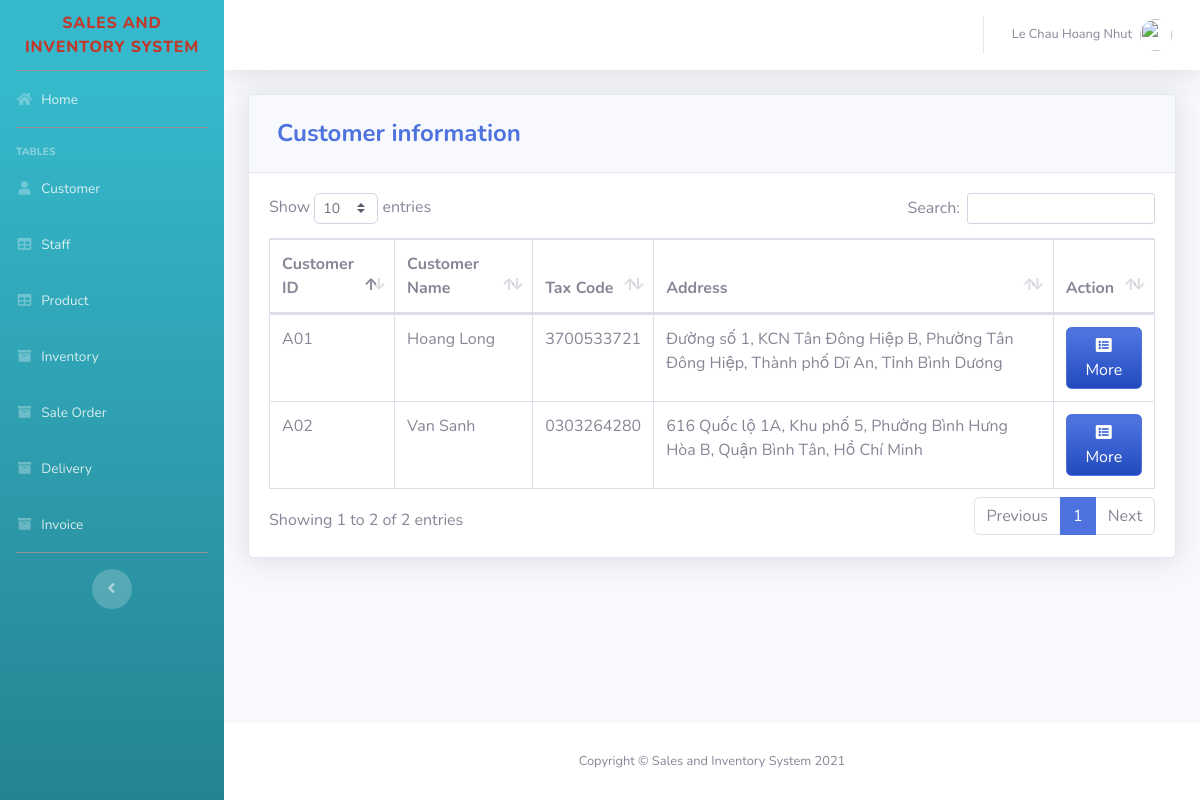
Screenshot of /SourceCode/Sale_Inventory/pages/customer_view.php (signed in) with the database file from the repository.
### tables this page shows
CREATE TABLE `customer` (
  `Customer_ID` varchar(20) NOT NULL,
  `Customer_Name` varchar(50) NOT NULL,
  `Tax_Code` varchar(50) NOT NULL,
  `Address` varchar(100) NOT NULL,
  `Email` varchar(50) NOT NULL,
  `Phone` varchar(50) NOT NULL,
  `Person` varchar(50) NOT NULL,
  `Contact` varchar(50) NOT NULL,
  `Staff_ID` varchar(20) DEFAULT NULL
);

### SourceCode/Sale_Inventory/pages/customer_view.php (the view, shortened to what this page needs)
<?php
$session = $_SESSION["Staff_ID"];
include'../includes/connection.php';
$sql = "SELECT Role_ID FROM Staff WHERE Staff_ID = '$session'";
$res = mysqli_query($conn, $sql);
$ro = mysqli_fetch_array($res);
if($ro[0] == 'AD01'){
    include'../includes/sidebar_Admin.php';
}elseif ($ro[0] == 'A01') {
    include'../includes/sidebar_Acc.php';
}elseif ($ro[0] == 'A02') {
    include'../includes/sidebar_Acc.php';
}elseif ($ro[0] == 'L01') {
    include'../includes/sidebar_Logistics.php';
}elseif ($ro[0] == 'L02') {
    include'../includes/sidebar_Logistics.php';
}elseif ($ro[0] == 'S01') {
    include'../includes/sidebar_Sale.php';
}elseif ($ro[0] == 'S02') {
    include'../includes/sidebar_Sale_Manager.php';
}
?>
        <div class="card shadow mb-4">
            <div class="card-header py-3">
              <h4 class="m-2 font-weight-bold text-primary">Customer information</h4>
            </div>
            <div class="card-body">
              <div class="table-responsive">
                <table class="table table-bordered" id="dataTable" width="100%" cellspacing="0">
                    <?php
                    if($ro[0] == "S01"){
                   echo '<thead>';
                      echo '<tr>';
                      echo '<th>Customer ID</th>';
                      echo '<th>Customer Name</th>';
                      echo '<th>Tax Code</th>';
                      echo'<th>Address</th>';
                      echo'<th>Action</th>';
                      echo'</tr>';
                  echo'</thead>';
                  echo'<tbody>';
                      $query = "SELECT Customer_ID, Customer_Name, Tax_Code, Address, Email, Phone FROM Customer WHERE Staff_ID = '$session'";
                         $result = mysqli_query($conn, $query);
                      while ($row = mysqli_fetch_assoc($result)) {
                      echo '<tr>';
                      echo '<td>'. $row['Customer_ID'].'</td>';
                      echo '<td>'. $row['Customer_Name'].'</td>';
                      echo '<td>'. $row['Tax_Code'].'</td>';
                      echo '<td>'. $row['Address'].'</td>';
                      echo '<td align="right"> <div class="btn-group">
                              <a type="button" class="btn btn-primary bg-gradient-primary" href="cust_searchfrm_view.php?action=edit & id='.$row['Customer_ID'] . '"><i class="fas fa-fw fa-list-alt"></i> More</a>
                          </div> </td>';
                      echo '</tr> ';
                      }
                    }
                    ?>
                  </tbody>
                </table>
              </div>
            </div>
          </div>
<?php
include'../includes/footer.php';
?>

### rows the page displays
customer: Customer_ID "A01", Customer_Name "Hoang Long", Tax_Code "3700533721", Address "Đường số 1, KCN Tân Đông Hiệp B, Phường Tân Đông Hiệp, Thành phố Dĩ An, Tỉnh Bình Dương"
customer: Customer_ID "A02", Customer_Name "Van Sanh", Tax_Code "0303264280", Address "616 Quốc lộ 1A, Khu phố 5, Phường Bình Hưng Hòa B, Quận Bình Tân, Hồ Chí Minh"

### other values shown
$_SESSION["Staff_Name"] "Le Chau Hoang Nhut"
